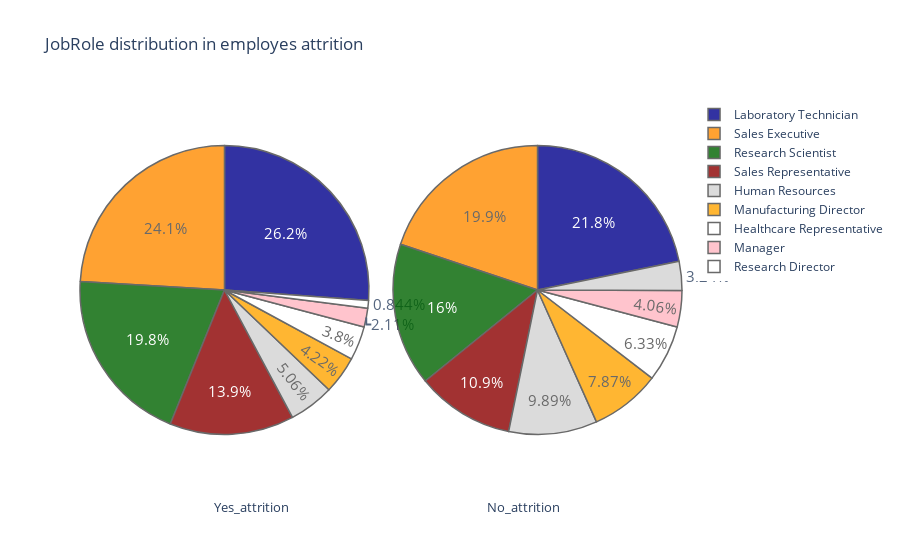

Notebook source saved alongside this figure:
### Markdown cell above
___
* **Plotando o gráfico de pessoas que tem atrito e não tem atrito com a empresa, relacionando-as a Área de Trabalho dos funcionários:**

### Code cell
plot("JobRole")

### Figure 1 — Plotly figure (JSON) as saved in the notebook; plotly's stock layout.template omitted (floating-point values rounded to 4 significant figures)
{"data": [{"domain": {"x": [0, 0.48]}, "hoverinfo": "label+percent+name", "labels": ["Laboratory Technician", "Sales Executive", "Research Scientist", "Sales Representative", "Human Resources", "Manufacturing Director", "Healthcare Representative", "Manager", "Research Director"], "marker": {"colors": ["darkblue", "darkorange", "darkgreen", "darkred", "lightgrey", "orange", "white", "lightpink"], "line": {"width": 1.5}}, "name": "attrition employes", "opacity": 0.8, "textfont": {"size": 15}, "type": "pie", "values": [62, 57, 47, 33, 12, 10, 9, 5, 2]}, {"domain": {"x": [0.52, 1]}, "hoverinfo": "label+percent+name", "labels": ["Sales Executive", "Research Scientist", "Laboratory Technician", "Manufacturing Director", "Healthcare Representative", "Manager", "Research Director", "Sales Representative", "Human Resources"], "marker": {"colors": ["darkblue", "darkorange", "darkgreen", "darkred", "lightgrey", "orange", "white", "lightpink"], "line": {"width": 1.5}}, "name": "Non attrition employes", "opacity": 0.8, "textfont": {"size": 15}, "type": "pie", "values": [269, 245, 197, 135, 122, 97, 78, 50, 40]}], "layout": {"annotations": [{"font": {"size": 13}, "showarrow": false, "text": "Yes_attrition", "x": 0.22, "y": -0.1}, {"font": {"size": 13}, "showarrow": false, "text": "No_attrition", "x": 0.8, "y": -0.1}], "title": {"text": "JobRole distribution in employes attrition "}}}
